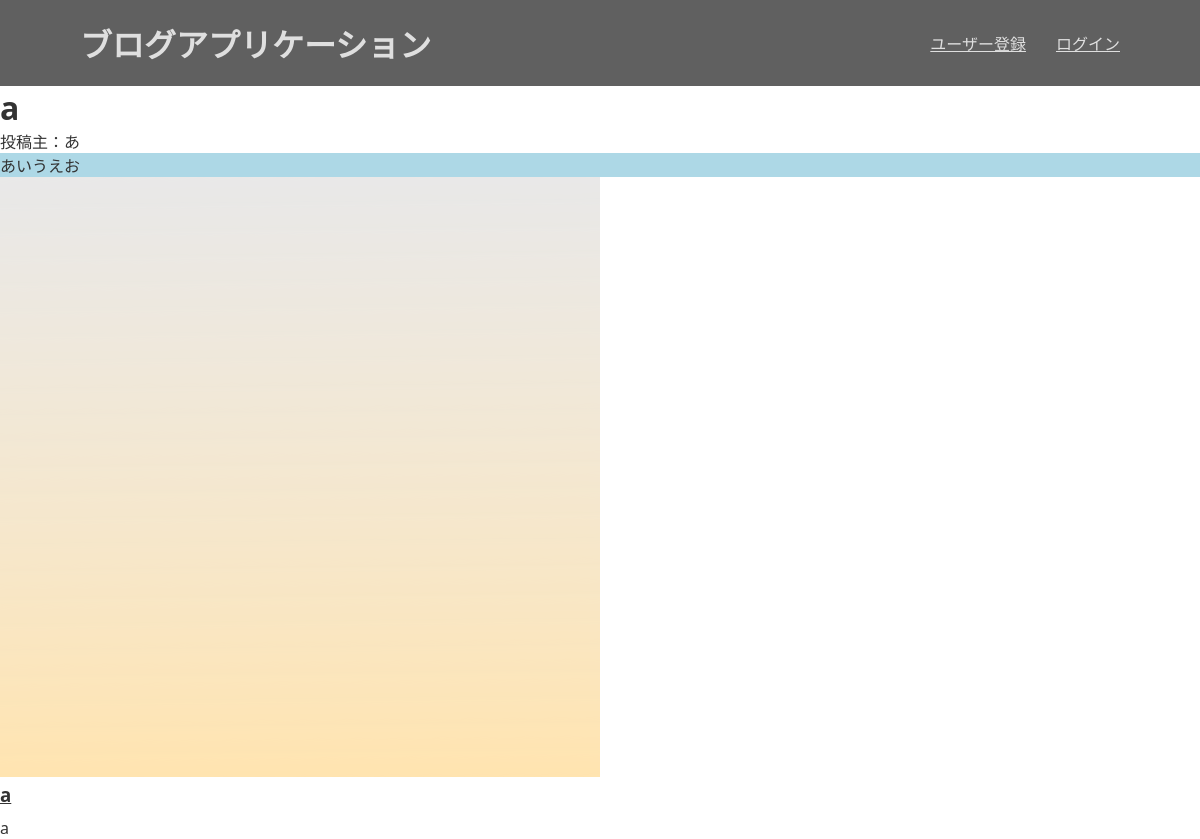
The app's page /article/1 with its own data.
### app.py (models this page shows)
class BlogArticle(db.Model):
    __tablename__ = 'BlogArticle'
    id = db.Column(db.Integer, primary_key=True)
    title = db.Column(db.String(50), nullable=False)
    created_at = db.Column(db.DateTime, nullable=False, default=datetime.now(pytz.timezone('Asia/Tokyo')))
    user_id = db.Column(db.Integer, db.ForeignKey('users.id'), nullable=False)
    contents = db.relationship('Content', backref='BlogArticle')
    tag_relation = db.relationship('Tag_relation', backref='BlogArticle', lazy=True)
    image = db.Column(db.String(100))

class Tag(db.Model):
    __tablename__ = 'Tag'
    id = db.Column(db.Integer, primary_key=True)
    name = db.Column(db.String(50), nullable=False)
    tag_relation = db.relationship('Tag_relation', backref='Tag', lazy=True)
    type_id = db.Column(db.Integer)

class Content(db.Model):
    __tablename__ = 'contents'
    id = db.Column(db.Integer, primary_key=True)
    blog_id = db.Column(db.Integer, db.ForeignKey('BlogArticle.id'))
    content_type = db.Column(db.String(50), nullable=False)
    text = db.Column(db.Text)
    seq = db.Column(db.Integer, nullable=False)

### app.py (the view)
@app.route('/article/<int:id>')
def show_article(id):
    blogarticle = BlogArticle.query.get(id)
    user = User.query.filter_by(id=blogarticle.user_id).all()
    user_name = user[0].username
    contents = Content.query.filter_by(blog_id=blogarticle.id).order_by(Content.seq).all()
    tag_relations = Tag_relation.query.filter_by(article_id = id).all()
    tags = []
    for relation in tag_relations:
        tag = Tag.query.filter_by(id=relation.tag_id).first()
        tags.append(tag)
    return render_template('show_article.html', blogarticle=blogarticle, contents=contents, user_name=user_name, tags=tags)

### templates/show_article.html
{% extends 'base.html' %}
{% block content %}
    <h1>{{ blogarticle.title }}</h1>
    <p>投稿主：{{ user_name }}</p>
    {% for tag in tags %}
    <p class='tag{{ tag.type_id }}'>{{ tag.name }}</p>
    {% endfor %}
    <img src="../static/image/{{ blogarticle.image }}">
    {% for content in contents %}
        {% if content.content_type == "headline" %}
            <h3 class="headline">{{ content.text}}</h3>
        {% elif content.content_type == "body" %}
            <p class="body">{{ content.text}}</p>
        {% endif %}
    {% endfor %}
{% endblock %}

### static/css/styles.css (style rules this page uses)
html, body, ul, ol, li, h1, h2, h3, h4, h5, h6, p, form, input, div { margin: 0; padding: 0; }
* { box-sizing: border-box; font-family: "Noto Sans", "游ゴシック Medium", YuGothic, "游ゴシック体", "ヒラギノ角ゴ Pro W3", "メイリオ", sans-serif; color: #333; }
.headline { text-decoration: underline; padding-bottom:10px; }
p { white-space: pre-wrap; }
.tag1 { background-color:lightblue; color:#333; }

### records on screen
BlogArticle: title "a", image (picture)
Tag: name "あいうえお"
Content: text "a"
Content: text "a"

### other values on screen
{{ user_name }} "あ"
